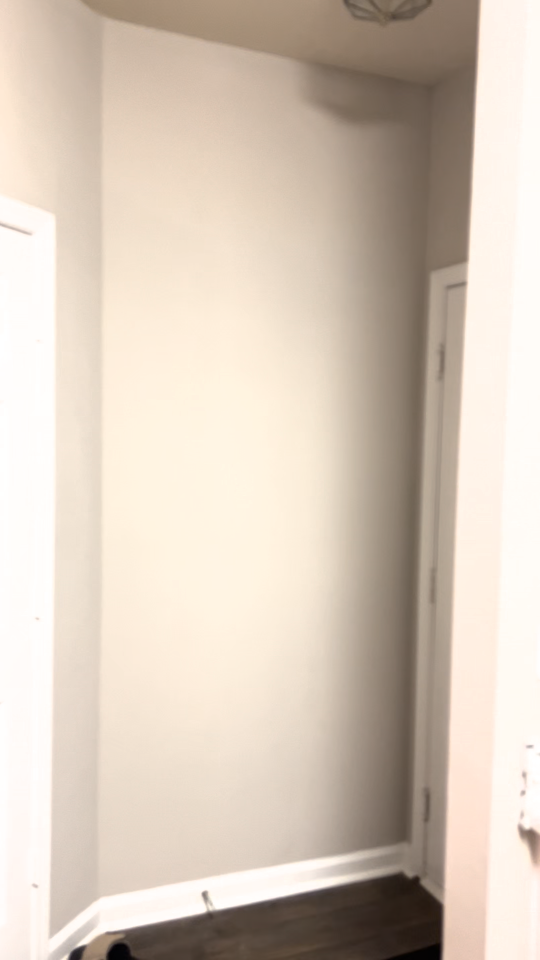
#> input picture frame 16 of wall/left.MOV, 1080 x 1920 px, given in place of the camera (shown at 1/2 size)
$ python assignment7_all.py
#> lines starting #> are read from the running program, lines starting #| are printed output that depends on the picture; after the words box and inside, x2 and y2 are one past the last pixel; in counts of white or black regions, pixels touching at a corner belong together
#> the answer given: 1
"""
CSc 8830 - Computer Vision
Assignment 7

ONE PROGRAM FOR:

1. iPhone Camera Calibration
2. Problem 1 - Calibrated Stereo Object Measurement
3. Problem 3 - Room Measurement Using Stereo Videos

Install:

    pip install opencv-python numpy

Run:

    python assignment7_all.py


============================================================
GENERAL IDEA
============================================================

The same iPhone is used at two positions:

LEFT POSITION

        camera

          |
          |---------- measured baseline ---------->
                                             camera

                                         RIGHT POSITION


The scene must remain stationary.

Try to keep:

- same phone orientation
- same phone height
- same zoom
- same camera mode
- same resolution


============================================================
PROBLEM 1
============================================================

LEFT photo
RIGHT photo

d = abs(x_left - x_right)

Z = fx * B / d

Then reconstruct X, Y, Z and calculate object dimensions.


============================================================
PROBLEM 3
============================================================

Record:

LEFT room video

then move the same iPhone by the known baseline

RIGHT room video

A frame is extracted from each video.

Corresponding room points are clicked and reconstructed in 3D.
"""

import cv2
import numpy as np
import math
from pathlib import Path


# ============================================================
# GLOBAL SETTINGS
# ============================================================

IPHONE_CAMERA_INDEX = 1

DEFAULT_BASELINE_CM = 15.0

CALIBRATION_FILE = "iphone_calibration.npz"

OUTPUT_DIR = Path("assignment7_outputs")

OUTPUT_DIR.mkdir(
    exist_ok=True
)


# ============================================================
# OPEN IPHONE
# ============================================================

def open_iphone():

    cap = cv2.VideoCapture(
        IPHONE_CAMERA_INDEX,
        cv2.CAP_AVFOUNDATION
    )

    if not cap.isOpened():

        raise RuntimeError(
            "\nCould not open iPhone camera.\n"
            "Try changing IPHONE_CAMERA_INDEX at the top "
            "of the program to 0, 2, or 3."
        )

    cap.set(
        cv2.CAP_PROP_FRAME_WIDTH,
        1920
    )

    cap.set(
        cv2.CAP_PROP_FRAME_HEIGHT,
        1080
    )

    return cap


# ============================================================
# LOAD CALIBRATION
# ============================================================

# [86 lines left out: functions load_calibration, scale_camera_matrix, not called in this run]


# ============================================================
# CAMERA CALIBRATION
# ============================================================

def calibrate_iphone():

    print()
    print("=" * 70)
    print("IPHONE CAMERA CALIBRATION")
    print("=" * 70)

    print()
    print(
        "Enter the number of INNER checkerboard corners."
    )

    print(
        "Example: if OpenCV sees 9 x 6 corners, "
        "enter 9 and 6."
    )

    cols = int(
        input(
            "\nCheckerboard inner columns: "
        )
    )
#> the answer given: 3

    rows = int(
        input(
            "Checkerboard inner rows: "
        )
    )
#> the answer given: 3

    square_size_cm = float(
        input(
            "Size of one square in cm: "
        )
    )
#> the answer given: 100

    minimum_samples = 12


    # --------------------------------------------------------
    # 3D CHECKERBOARD POINTS
    # --------------------------------------------------------

    template = np.zeros(
        (
            rows * cols,
            3
        ),
        np.float32
    )

    template[:, :2] = (
        np.mgrid[
            0:cols,
            0:rows
        ]
        .T
        .reshape(
            -1,
            2
        )
    )

    template *= (
        square_size_cm
    )


    object_points = []
    image_points = []


    cap = open_iphone()


    window = (
        "iPhone Calibration"
    )

    cv2.namedWindow(
        window,
        cv2.WINDOW_NORMAL
    )


    print()
    print(
        "C = capture checkerboard"
    )

    print(
        "R = reset samples"
    )

    print(
        "ENTER = calibrate"
    )

    print(
        "ESC = quit"
    )

    print()
    print(
        "Capture about 15-20 different views."
    )

    print(
        "Move the board around the image and "
        "change distance and angle."
    )


    frame_size = None
    current_corners = None


    while True:

        success, frame = (
            cap.read()
        )
#> frame is the input picture: shape (1920, 1080, 3); mean B, G, R 185.9, 200.1, 213.9

        if not success:
            continue


        height, width = (
            frame.shape[:2]
        )

        frame_size = (
            width,
            height
        )


        gray = cv2.cvtColor(
            frame,
            cv2.COLOR_BGR2GRAY
        )
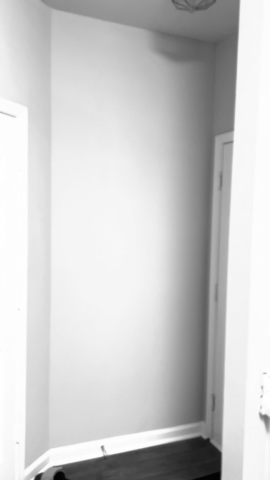
#> gray: shape (1920, 1080) (shown at 1/4 size); min 1, max 255, mean 202.6


        found, corners = (
            cv2.findChessboardCorners(

                gray,

                (
                    cols,
                    rows
                ),

                flags=(
                    cv2.CALIB_CB_ADAPTIVE_THRESH
                    +
                    cv2.CALIB_CB_NORMALIZE_IMAGE
                )
            )
        )
#> found = False; corners = None


        display = (
            frame.copy()
        )


        if found:

            corners = (
                cv2.cornerSubPix(

                    gray,

                    corners,

                    (
                        11,
                        11
                    ),

                    (
                        -1,
                        -1
                    ),

                    (
                        cv2.TERM_CRITERIA_EPS
                        +
                        cv2.TERM_CRITERIA_MAX_ITER,

                        30,

                        0.001
                    )
                )
            )


            current_corners = (
                corners.copy()
            )


            cv2.drawChessboardCorners(

                display,

                (
                    cols,
                    rows
                ),

                corners,

                True
            )


            status = (
                "CHECKERBOARD FOUND - PRESS C"
            )

            status_color = (
                0,
                255,
                0
            )


        else:

            current_corners = None

            status = (
                "Checkerboard not detected"
            )

            status_color = (
                0,
                0,
                255
            )


        cv2.rectangle(

            display,

            (
                0,
                0
            ),

            (
                width,
                120
            ),

            (
                0,
                0,
                0
            ),

            -1
        )


        cv2.putText(

            display,

            status,

            (
                20,
                35
            ),

            cv2.FONT_HERSHEY_SIMPLEX,

            0.8,

            status_color,

            2
        )


        cv2.putText(

            display,

            f"Samples: {len(object_points)}",

            (
                20,
                70
            ),

            cv2.FONT_HERSHEY_SIMPLEX,

            0.7,

            (
                0,
                255,
                255
            ),

            2
        )
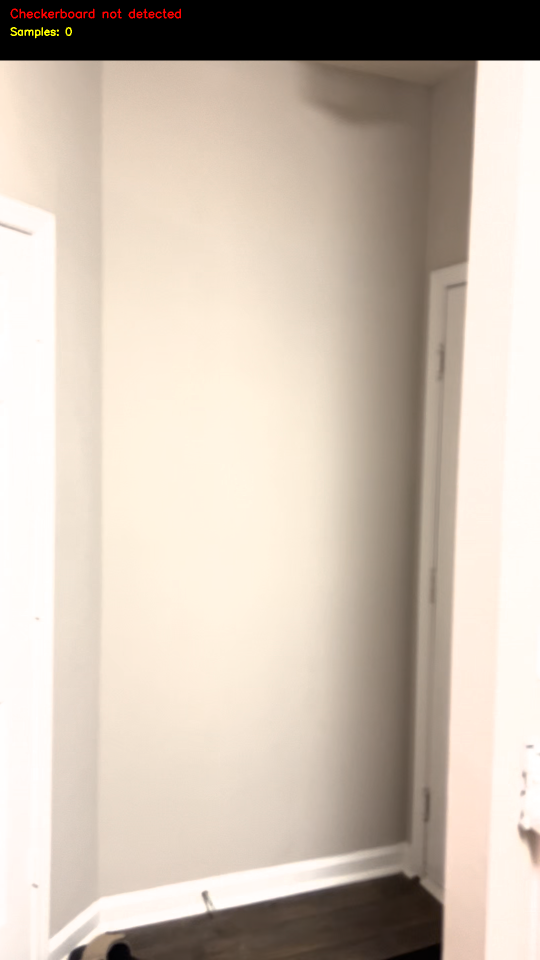
#> display: shape (1920, 1080, 3) (shown at 1/2 size); mean B, G, R 177, 190.1, 203


        cv2.putText(

            display,

            "C=capture R=reset ENTER=calibrate",

            (
                20,
                105
            ),

            cv2.FONT_HERSHEY_SIMPLEX,

            0.55,

            (
                255,
                255,
                255
            ),

            1
        )
#> display: shape (1920, 1080, 3); 0.03% of pixels changed, all inside (x1, y1, x2, y2) = (22, 93, 338, 110)


        cv2.imshow(
            window,
            display
        )


        key = (
            cv2.waitKey(1)
            &
            0xFF
        )
#> (key e is pressed here)


        # ----------------------------------------------------
        # CAPTURE
        # ----------------------------------------------------

        if key in [
            ord("c"),
            ord("C")
        ]:

            if current_corners is None:

                print(
                    "Checkerboard not detected."
                )

                continue


            object_points.append(
                template.copy()
            )

            image_points.append(
                current_corners.copy()
            )


            number = len(
                object_points
            )


            cv2.imwrite(

                str(
                    OUTPUT_DIR
                    /
                    f"calibration_{number:02d}.jpg"
                ),

                frame
            )


            print(
                f"Captured sample {number}"
            )


        # ----------------------------------------------------
        # RESET
        # ----------------------------------------------------

        elif key in [
            ord("r"),
            ord("R")
        ]:

            object_points.clear()
            image_points.clear()

            print(
                "Calibration samples reset."
            )


        # ----------------------------------------------------
        # ENTER
        # ----------------------------------------------------

        elif key in [
            13,
            10
        ]:

            if (
                len(object_points)
                <
                minimum_samples
            ):

                print(
                    f"Need at least "
                    f"{minimum_samples} samples."
                )

                continue

            break


        elif key == 27:

            cap.release()

            cv2.destroyAllWindows()

            return


    cap.release()

    cv2.destroyAllWindows()


    # --------------------------------------------------------
    # CALIBRATE
    # --------------------------------------------------------

    print()
    print(
        "Calculating calibration..."
    )


    rms, K, distortion, rvecs, tvecs = (
        cv2.calibrateCamera(

            object_points,

            image_points,

            frame_size,

            None,

            None
        )
    )


    # --------------------------------------------------------
    # REPROJECTION ERROR
    # --------------------------------------------------------

    errors = []


    for i in range(
        len(object_points)
    ):

        projected, _ = (
            cv2.projectPoints(

                object_points[i],

                rvecs[i],

                tvecs[i],

                K,

                distortion
            )
        )


        error = cv2.norm(

            image_points[i],

            projected,

            cv2.NORM_L2

        ) / len(
            projected
        )


        errors.append(
            error
        )


    mean_error = float(
        np.mean(
            errors
        )
    )


    # --------------------------------------------------------
    # SAVE
    # --------------------------------------------------------

    np.savez(

        CALIBRATION_FILE,

        camera_matrix=K,

        distortion_coefficients=distortion,

        image_width=frame_size[0],

        image_height=frame_size[1],

        rms_error=rms,

        mean_reprojection_error=mean_error,

        checkerboard_cols=cols,

        checkerboard_rows=rows,

        square_size_cm=square_size_cm
    )


    print()
    print("=" * 70)
    print("CALIBRATION COMPLETE")
    print("=" * 70)

    print()
    print(
        "Resolution:",
        frame_size[0],
        "x",
        frame_size[1]
    )

    print()
    print(
        "RMS error =",
        rms
    )

    print(
        "Mean reprojection error =",
        mean_error
    )


    print()
    print(
        "Camera matrix:"
    )

    print(
        K
    )


    print()
    print(
        "fx =",
        K[0, 0]
    )

    print(
        "fy =",
        K[1, 1]
    )

    print(
        "cx =",
        K[0, 2]
    )

    print(
        "cy =",
        K[1, 2]
    )


    print()
    print(
        "Distortion:"
    )

    print(
        distortion.flatten()
    )


    print()
    print(
        "Saved to:"
    )

    print(
        CALIBRATION_FILE
    )


# ============================================================
# CAPTURE LEFT + RIGHT PHOTOS
# ============================================================

# [2221 lines left out: functions capture_stereo_photos, resize_for_display, select_points, undistort_pixel_points, reconstruct_points, distance_3d and 4 more, not called in this run]


# ============================================================
# MAIN MENU
# ============================================================

def main():

    while True:

        print()
        print("=" * 70)

        print(
            "CSc 8830 - ASSIGNMENT 7"
        )

        print("=" * 70)

        print()
        print(
            "1 - Calibrate iPhone Camera"
        )

        print(
            "2 - Problem 1: Object Size"
        )

        print(
            "3 - Problem 3: Room Dimensions"
        )

        print(
            "Q - Quit"
        )


        choice = input(
            "\nChoose: "
        ).strip().lower()


        try:

            if choice == "1":

                calibrate_iphone()


            elif choice == "2":

                problem_1()


            elif choice == "3":

                problem_3()


            elif choice == "q":

                print(
                    "Finished."
                )

                break


            else:

                print(
                    "Invalid option."
                )


        except Exception as error:

            print()
            print("=" * 70)

            print(
                "ERROR"
            )

            print("=" * 70)

            print(
                error
            )


        finally:

            cv2.destroyAllWindows()


# ============================================================
# START
# ============================================================

if __name__ == "__main__":

#> (the run stopped early here; a loop or call above may not have finished)

$ run again, starting later in the video
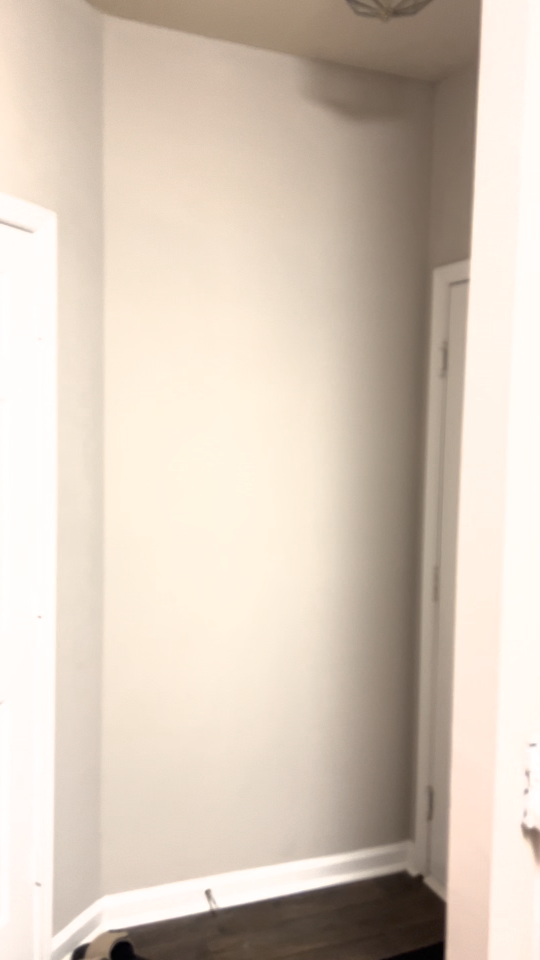
#> input picture frame 72 of wall/left.MOV, 1080 x 1920 px, given in place of the camera (shown at 1/2 size)
#> in calibrate_iphone, frame is the input picture: shape (1920, 1080, 3); mean B, G, R 185.8, 199.9, 213.7
#> in calibrate_iphone, `gray = cv2.cvtColor( frame, cv2.COLOR_BGR2GRAY )`:
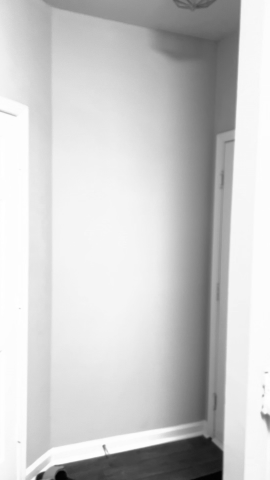
#> gray: shape (1920, 1080) (shown at 1/4 size); min 0, max 255, mean 202.5
#> found = False; corners = None
#> in calibrate_iphone, `cv2.putText(  display,  f"Samples: {len(object_points)}",  ( 20, 70 ),..`:
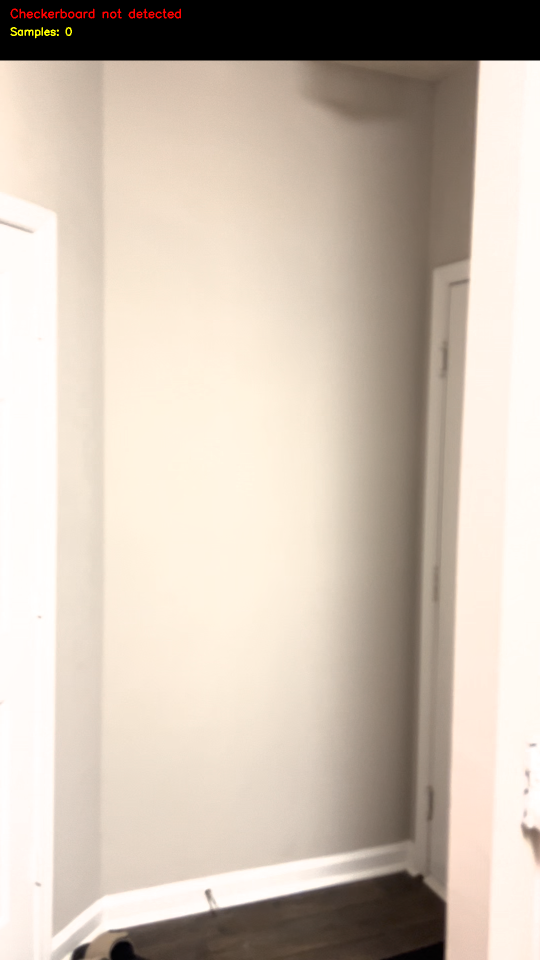
#> display: shape (1920, 1080, 3) (shown at 1/2 size); mean B, G, R 176.8, 190, 202.8

$ run again, starting later in the video
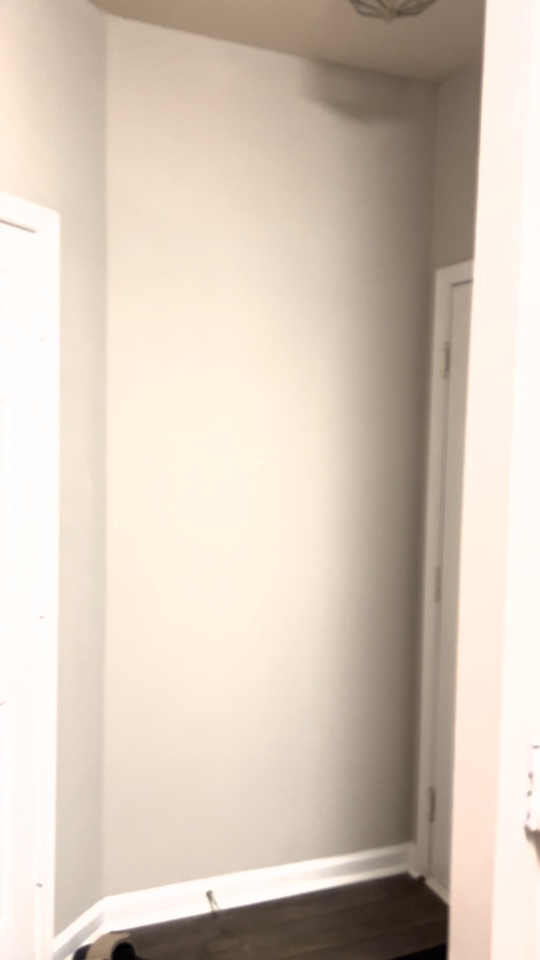
#> input picture frame 128 of wall/left.MOV, 1080 x 1920 px, given in place of the camera (shown at 1/2 size)
#> in calibrate_iphone, frame is the input picture: shape (1920, 1080, 3); mean B, G, R 186, 200.2, 214
#> in calibrate_iphone, `gray = cv2.cvtColor( frame, cv2.COLOR_BGR2GRAY )`:
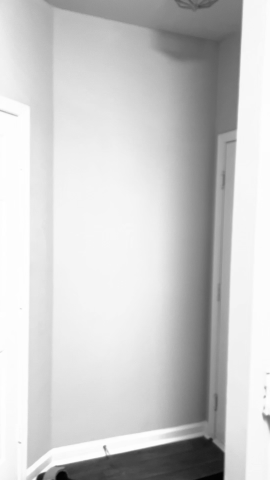
#> gray: shape (1920, 1080) (shown at 1/4 size); min 0, max 255, mean 202.7
#> in calibrate_iphone, `found, corners = ( cv2.findChessboardCorners(  gray,  ( cols, rows ), ..`: found = True; corners = [[285, 1145.5], [285, 1141.5], [285, 1137.5], [288.5, 1145.5], [288.5, 1141.5], [288.5, 1137.5], [292, 1145.5], [292, 1141.5], [292, 1137.5]]
#> in calibrate_iphone, `corners = ( cv2.cornerSubPix(  gray,  corners,  ( 11, 11 ),  ( -1, -1 ..`: corners = [[281.1, 1147.5], [279.2, 1146.8], [276, 1137.7], [281.5, 1147.6], [281.3, 1147.6], [288.5, 1137.5], [292, 1145.5], [292, 1141.5], [292, 1137.5]]
#> current_corners has the same summary as corners
#> in calibrate_iphone, `cv2.putText(  display,  f"Samples: {len(object_points)}",  ( 20, 70 ),..`:
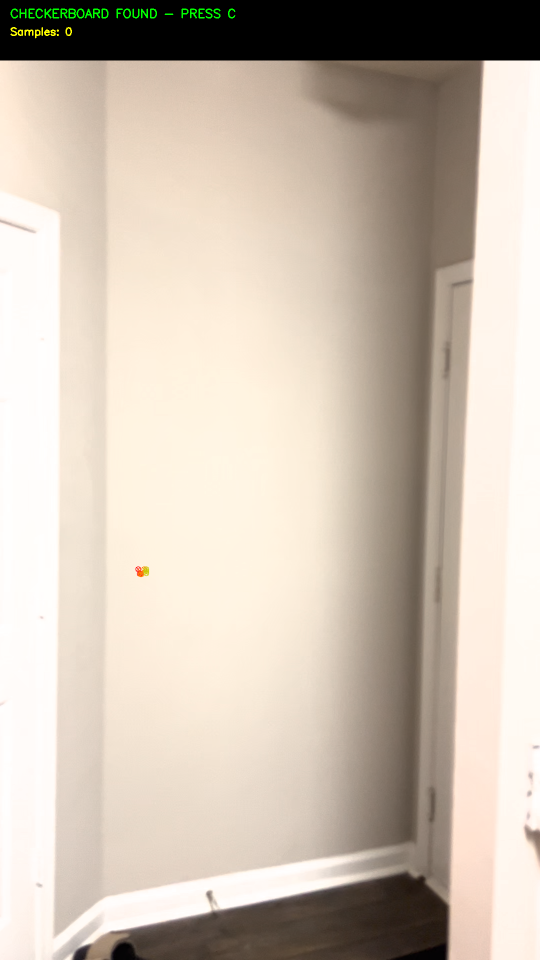
#> display: shape (1920, 1080, 3) (shown at 1/2 size); mean B, G, R 177, 190.6, 202.8
